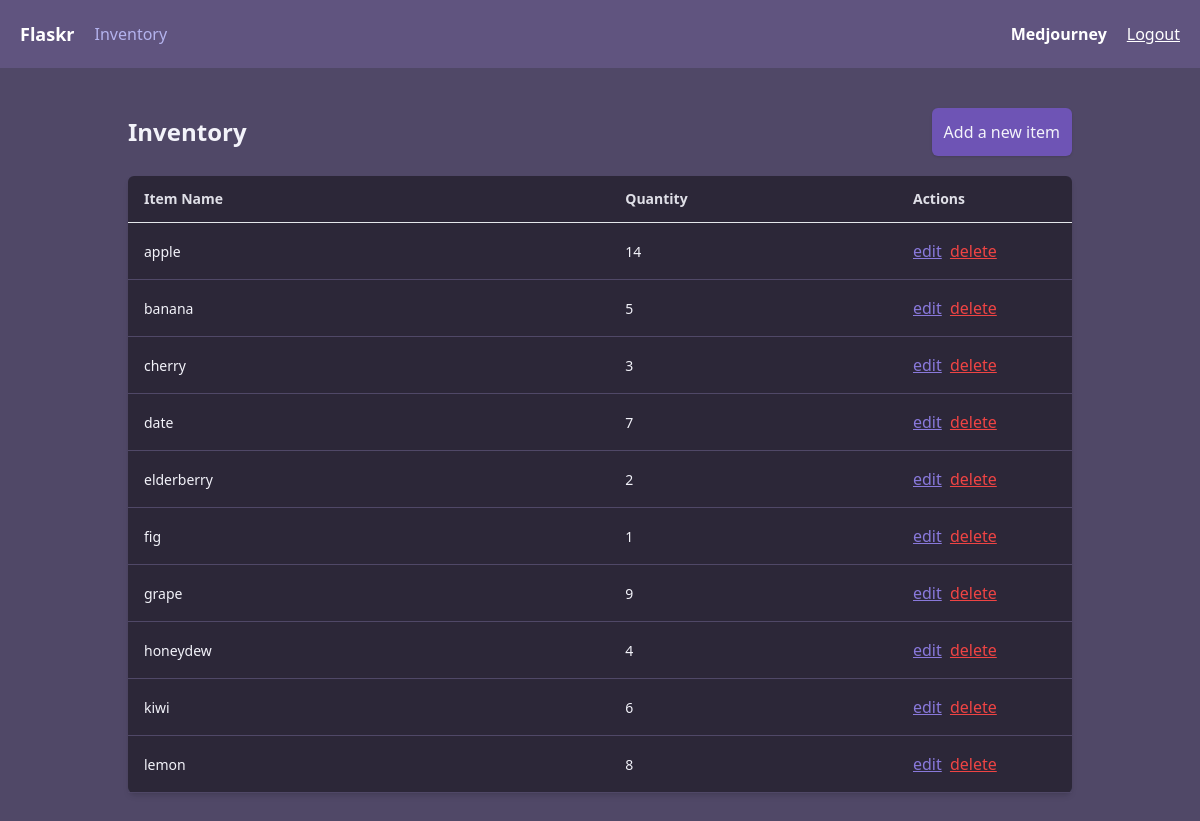
The page /inventory/ (signed in) on the database its author committed.
### tables this page shows
CREATE TABLE users (
  id INTEGER PRIMARY KEY AUTOINCREMENT,
  firstname TEXT,
  lastname TEXT,
  username TEXT NOT NULL,
  password TEXT NOT NULL
);

CREATE TABLE items (
  id INTEGER PRIMARY KEY AUTOINCREMENT,
  user_id INTEGER NOT NULL,
  item_name TEXT NOT NULL,
  item_quantity INTEGER NOT NULL,
  FOREIGN KEY (user_id) REFERENCES users (id)
);

### flaskr/inventory.py (the view)
@bp.route("/")
@auth.login_required
def index():
    db = get_db()
    items = db.execute(
        "SELECT * FROM items WHERE user_id = ?", (str(g.user["id"]))
    ).fetchall()
    return render_template("inventory/index.html", items=items)

### flaskr/auth.py (called while the page is built)
def login_required(view):
    @functools.wraps(view)
    def wrapped_view(**kwargs):
        if g.user is None:
            return redirect(url_for("auth.login"))
        return view(**kwargs)
    return wrapped_view

@bp.before_app_request
def load_logged_in_user():
    user_id = session.get("user_id")
    if user_id is None:
        g.user = None
    else:
        g.user = (
            get_db().execute("SELECT * FROM users WHERE id = ?", (user_id,)).fetchone()
        )

### flaskr/db.py (called while the page is built)
def get_db():
    if "db" not in g:
        g.db = sqlite3.connect(
            current_app.config["DATABASE"], detect_types=sqlite3.PARSE_DECLTYPES
        )
        g.db.row_factory = sqlite3.Row
    return g.db

### flaskr/templates/inventory/index.html (shortened to what this page needs)
{% extends 'base.html' %}
{% block content %}
<main class="p-10 max-w-5xl mx-auto text-steel-gray-50">
  <div class="flex flex-row items-center justify-between mb-5">
    <h1 class="text-2xl font-bold">Inventory</h1>
    <a href="{{ url_for('inventory.create') }}"
      class="p-3 rounded-md shadow bg-blue-violet-700 hover:bg-blue-violet-800">Add a new
      item</a>
  </div>
  <div class="relative flex flex-col w-full h-full bg-steel-gray-950 shadow-md rounded-md bg-clip-border">
    <table class="w-full text-left table-auto min-w-max">
      <thead>
        <tr>
          <th class="p-4 border-b">
            <p class="block font-sans text-sm antialiased font-bold leading-none opacity-90">
              Item Name
            </p>
          </th>
          <th class="py-4 border-b">
            <p class="block font-sans text-sm antialiased font-bold leading-none opacity-90">
              Quantity
            </p>
          </th>
          <th class="border-b w-40">
            <p class="block font-sans text-sm antialiased font-bold leading-none opacity-90">
              Actions
            </p>
          </th>
        </tr>
      </thead>
      <tbody>
        {% for item in items %}
        <tr class="border-b border-steel-gray-900">
          <td class="p-4">
            <p class="block font-sans text-sm antialiased font-normal leading-normal">
              {{ item.item_name }}
            </p>
          </td>
          <td class="py-4">
            <p class="block font-sans text-sm antialiased font-normal leading-normal">
              {{ item.item_quantity }}
            </p>
          </td>
          <td class="py-4 space-x-1">
            <a href="{{ url_for('inventory.view', id=item.id) }}">
              <span class="text-blue-violet-500 underline">edit</span>
            </a>
            <span id="delete-item" data-item-id="{{ item.id }}"
              class="text-red-500 underline cursor-pointer">delete</span>
          </td>
        </tr>
        {% endfor %}
      </tbody>
    </table>
  </div>
</main>
{% endblock %}

### flaskr/templates/base.html (shortened to what this page needs)
<!DOCTYPE html>
<html lang="en">
<head>
  <link rel="stylesheet" href="{{ url_for('static', filename='css/output.css') }}">
</head>
<nav class="flex items-center justify-between p-5 bg-steel-gray-800 text-white">
  <div class="flex items-center space-x-5">
    <div class="flex items-center space-x-5">
      <a href="{{ url_for('index') }}" class="font-bold text-lg text-steel
      -gray-50">Flaskr</a>
      {% if g.user %}
      <a href="{{ url_for('inventory.index') }}" class="text-blue-violet-300 hover:underline">Inventory</a>
      {% endif %}
    </div>
  </div>
  {% if g.user %}
  <div class="flex items-center space-x-5">
    <span class="font-bold">{{ g.user['username'] }}</span>
    <a href="{{ url_for('auth.logout') }}" class="underline text-steel
      -gray-50">Logout</a>
  </div>
  {% endif %}
</nav>
<body class="bg-steel-gray-900">
  {% block content %}{% endblock %}
</body>
</html>

### rows shown on the page
users: user.username "Medjourney"
items: item_name "apple", item_quantity "14"
items: item_name "banana", item_quantity "5"
items: item_name "cherry", item_quantity "3"
items: item_name "date", item_quantity "7"
items: item_name "elderberry", item_quantity "2"
items: item_name "fig", item_quantity "1"
items: item_name "grape", item_quantity "9"
items: item_name "honeydew", item_quantity "4"
items: item_name "kiwi", item_quantity "6"
items: item_name "lemon", item_quantity "8"
